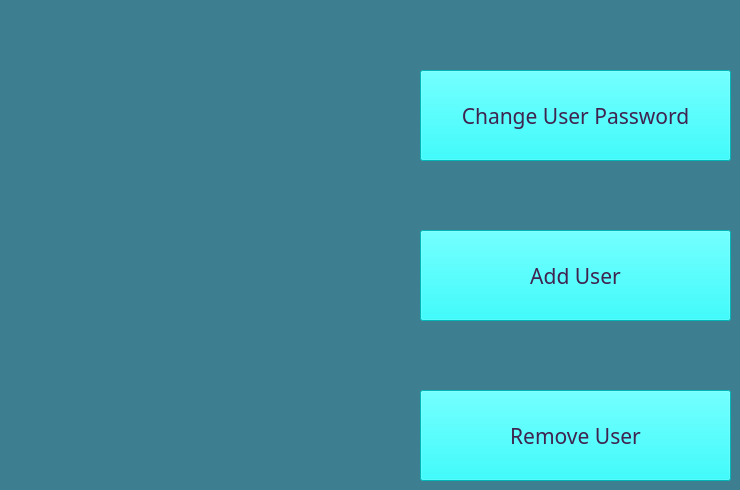
    <widget class="QWidget" name="account_Homepage">
     <property name="styleSheet">
      <string notr="true">background-color: rgb(61, 127, 145)</string>
     </property>
     <widget class="QPushButton" name="ChangePasswordButton">
      <property name="enabled">
       <bool>true</bool>
      </property>
      <property name="geometry">
       <rect>
        <x>420</x>
        <y>70</y>
        <width>311</width>
        <height>91</height>
       </rect>
      </property>
      <property name="font">
       <font>
        <family>Segoe UI Black</family>
        <pointsize>16</pointsize>
        <weight>10</weight>
        <italic>false</italic>
        <bold>false</bold>
       </font>
      </property>
      <property name="styleSheet">
       <string notr="true">background-color: rgb(0, 255, 255);
font: 87 16pt &quot;Segoe UI Black&quot;;
color: rgb(63, 36, 79);</string>
      </property>
      <property name="text">
       <string>Change User Password</string>
      </property>
     </widget>
     <widget class="QPushButton" name="addUserButton">
      <property name="enabled">
       <bool>true</bool>
      </property>
      <property name="geometry">
       <rect>
        <x>420</x>
        <y>230</y>
        <width>311</width>
        <height>91</height>
       </rect>
      </property>
      <property name="font">
       <font>
        <family>Segoe UI Black</family>
        <pointsize>16</pointsize>
        <weight>10</weight>
        <italic>false</italic>
        <bold>false</bold>
       </font>
      </property>
      <property name="styleSheet">
       <string notr="true">background-color: rgb(0, 255, 255);
font: 87 16pt &quot;Segoe UI Black&quot;;
color: rgb(63, 36, 79);</string>
      </property>
      <property name="text">
       <string>Add User</string>
      </property>
     </widget>
     <widget class="QPushButton" name="removeUserButton">
      <property name="enabled">
       <bool>true</bool>
      </property>
      <property name="geometry">
       <rect>
        <x>420</x>
        <y>390</y>
        <width>311</width>
        <height>91</height>
       </rect>
      </property>
      <property name="font">
       <font>
        <family>Segoe UI Black</family>
        <pointsize>16</pointsize>
        <weight>10</weight>
        <italic>false</italic>
        <bold>false</bold>
       </font>
      </property>
      <property name="styleSheet">
       <string notr="true">background-color: rgb(0, 255, 255);
font: 87 16pt &quot;Segoe UI Black&quot;;
color: rgb(63, 36, 79);</string>
      </property>
      <property name="text">
       <string>Remove User</string>
      </property>
     </widget>
    </widget>
